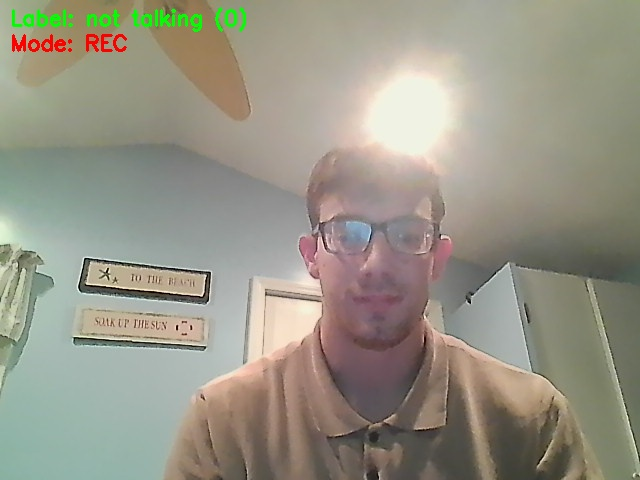
#> input picture data/frames/frame_1764639747_00039.jpg, 640 x 480 px, given in place of frame_1764639772_00166.jpg, which was not available
$ python augment_balance.py
#> lines starting #> are read from the running program, lines starting #| are printed output that depends on the picture; pictures that were not available may be replaced by others from this repository, and a replacement may not be noted
import argparse
import json
import random
from itertools import cycle
from pathlib import Path
from typing import Tuple

import cv2
import pandas as pd


def load_config(default_cfg: str) -> dict:
#> called with default_cfg = 'config/config.json'
    cfg_path = Path(default_cfg)
    if cfg_path.exists():
        with open(cfg_path, "r", encoding="utf-8") as f:
#> (reads config/config.json from the repository)
            return json.load(f)
    return {}


def parse_args():
    parser = argparse.ArgumentParser(description="Balance positives by augmenting talking frames.")
    parser.add_argument("--metadata", help="Path to metadata CSV (filepath,label). Defaults to config or data/metadata.csv.")
    parser.add_argument("--max_factor", type=float, default=2.0, help="Cap augmented positives at this multiple of original positives.")
    parser.add_argument("--config", default="config/config.json", nargs="?", help="Config JSON path (optional).")
    parser.add_argument("--seed", type=int, default=42, help="Random seed.")
    return parser.parse_args()


def augment_image(img) -> None:
    # random horizontal flip
    if random.random() < 0.5:
        img = cv2.flip(img, 1)
    # color jitter in HSV
    hsv = cv2.cvtColor(img, cv2.COLOR_BGR2HSV).astype("float32")
    sat_scale = random.uniform(0.8, 1.3)
    val_scale = random.uniform(0.8, 1.2)
    hsv[:, :, 1] *= sat_scale
    hsv[:, :, 2] *= val_scale
    hsv[:, :, 1] = hsv[:, :, 1].clip(0, 255)
    hsv[:, :, 2] = hsv[:, :, 2].clip(0, 255)
    img_out = cv2.cvtColor(hsv.astype("uint8"), cv2.COLOR_HSV2BGR)
    return img_out


def main():
    args = parse_args()
    cfg = load_config(args.config or "config/config.json")
    meta_path = Path(args.metadata or cfg.get("metadata", "data/metadata.csv"))
    random.seed(args.seed)

    if not meta_path.exists():
        raise FileNotFoundError(f"metadata CSV not found: {meta_path}")

    df = pd.read_csv(meta_path)
#> (reads data/metadata.csv from the repository)
    if not {"filepath", "label"}.issubset(df.columns):
        raise ValueError("metadata CSV must have columns: filepath,label")

    pos_df = df[df["label"] == 1]
    neg_df = df[df["label"] == 0]
    pos_count, neg_count = len(pos_df), len(neg_df)

    if pos_count >= neg_count:
        print(f"No augmentation needed. positives={pos_count} negatives={neg_count}")
        return

    target = min(int(pos_count * args.max_factor), neg_count)
    need = max(0, target - pos_count)
    print(f"Augmenting positives: current {pos_count}, negatives {neg_count}, target positives {target}, need {need}.")

    rows = []
    for i, (_, row) in zip(range(need), cycle(pos_df.iterrows())):
        img_path = Path(row["filepath"])
        img = cv2.imread(str(img_path))
#> img is the input picture: shape (480, 640, 3); mean B, G, R 134.1, 148.7, 151.7
        if img is None:
            continue
        aug = augment_image(img)
#> in augment_image, `hsv = cv2.cvtColor(img, cv2.COLOR_BGR2HSV).astype("float32")`:
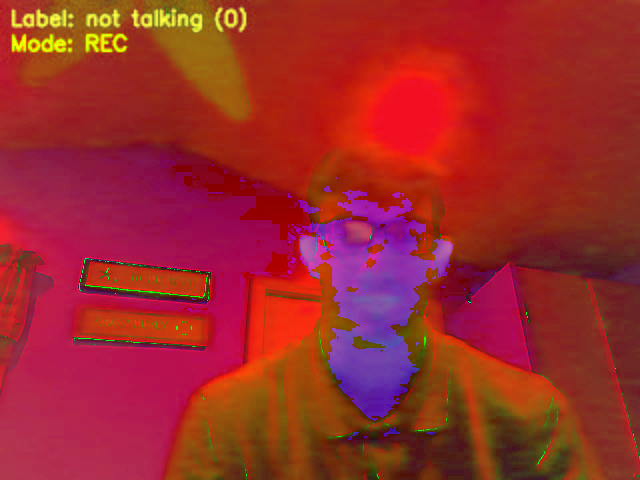
#> hsv: shape (480, 640, 3) float32; mean B, G, R 42.8, 41.7, 157.2
#> in augment_image, `hsv[:, :, 2] *= val_scale`:
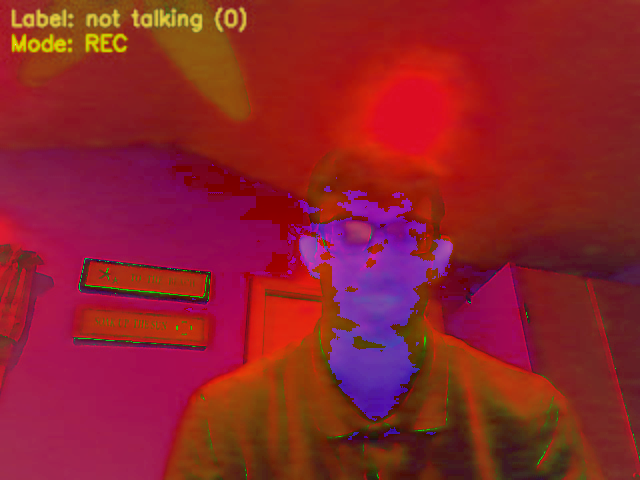
#> hsv: shape (480, 640, 3) float32; mean B, G, R 42.8, 33.9, 143.1
#> in augment_image, `img_out = cv2.cvtColor(hsv.astype("uint8"), cv2.COLOR_HSV2BGR)`:
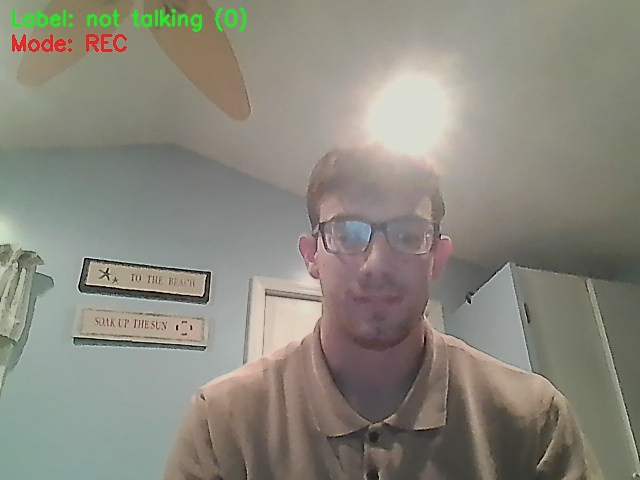
#> img_out: shape (480, 640, 3); mean B, G, R 125.3, 136.1, 138.4
        out_dir = img_path.parent
        out_dir.mkdir(parents=True, exist_ok=True)
        new_name = f"{img_path.stem}_aug_{i:05d}{img_path.suffix}"
        out_path = out_dir / new_name
        cv2.imwrite(str(out_path), aug)
        rows.append({"filepath": str(out_path).replace("\\", "/"), "label": 1})
#> pass 2 of the loop in main, `for i, (_, row) in zip(range(need), cycle(pos_df.iterrows())):`:
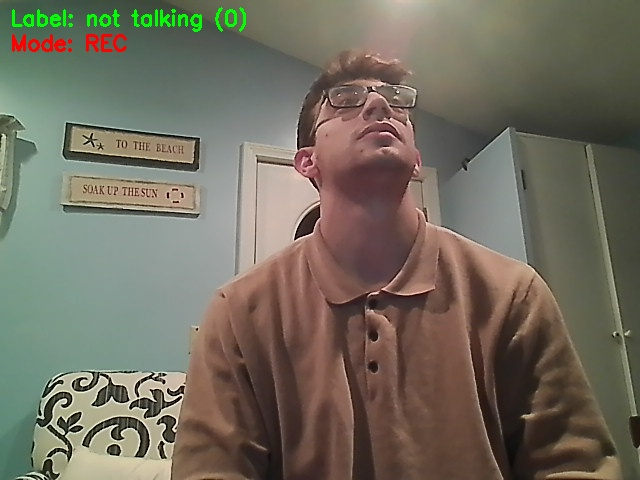
#> input picture data/frames/frame_1764639780_00203.jpg, 640 x 480 px, given in place of frame_1764639772_00167.jpg, which was not available
#> in main, img is the input picture: shape (480, 640, 3); mean B, G, R 94.7, 108.5, 113.7
#> in augment_image (call 2), `img = cv2.flip(img, 1)`:
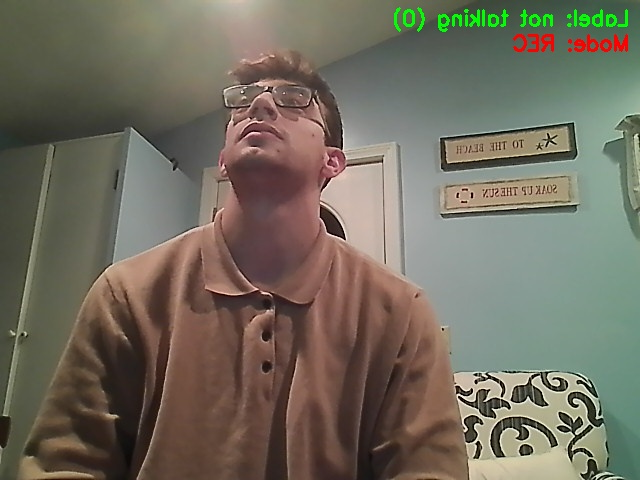
#> img: shape (480, 640, 3); mean B, G, R 94.7, 108.5, 113.7
#> in augment_image (call 2), `hsv[:, :, 1] = hsv[:, :, 1].clip(0, 255)`:
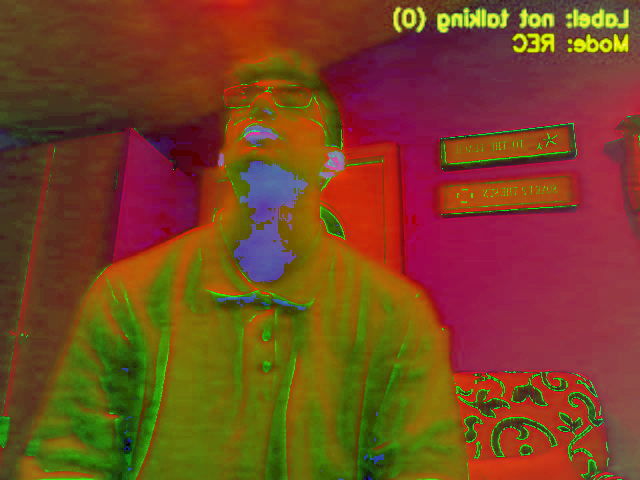
#> hsv: shape (480, 640, 3) float32; mean B, G, R 37.1, 73.6, 129.1; drawn with min black and max white

    if not rows:
        raise RuntimeError("No augmented images were created; check source image readability.")

    df_aug = pd.DataFrame(rows)
    df_final = pd.concat([df, df_aug], ignore_index=True)
    df_final.to_csv(meta_path, index=False)
    print(f"Augmented {len(rows)} images. New counts -> positives={len(df_final[df_final.label==1])}, negatives={len(df_final[df_final.label==0])}")


if __name__ == "__main__":
    main()
